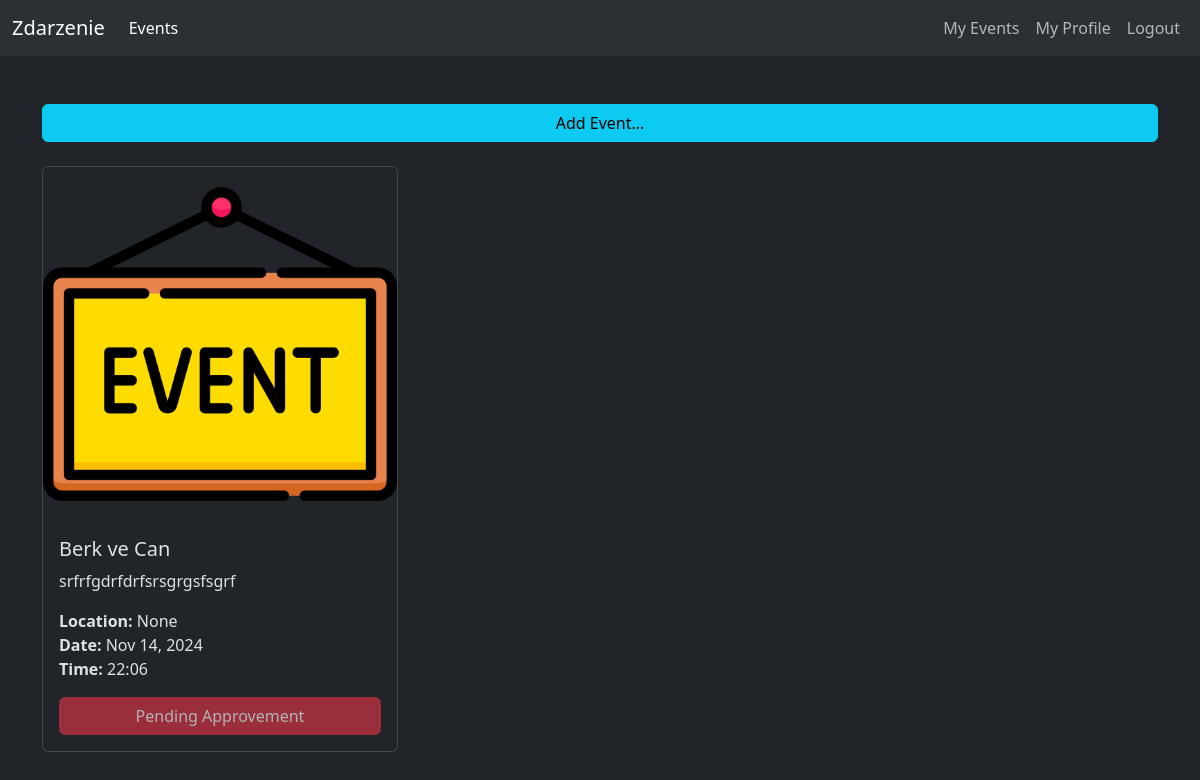
/events/my_events (signed in), run on an earlier commit of the app's database.
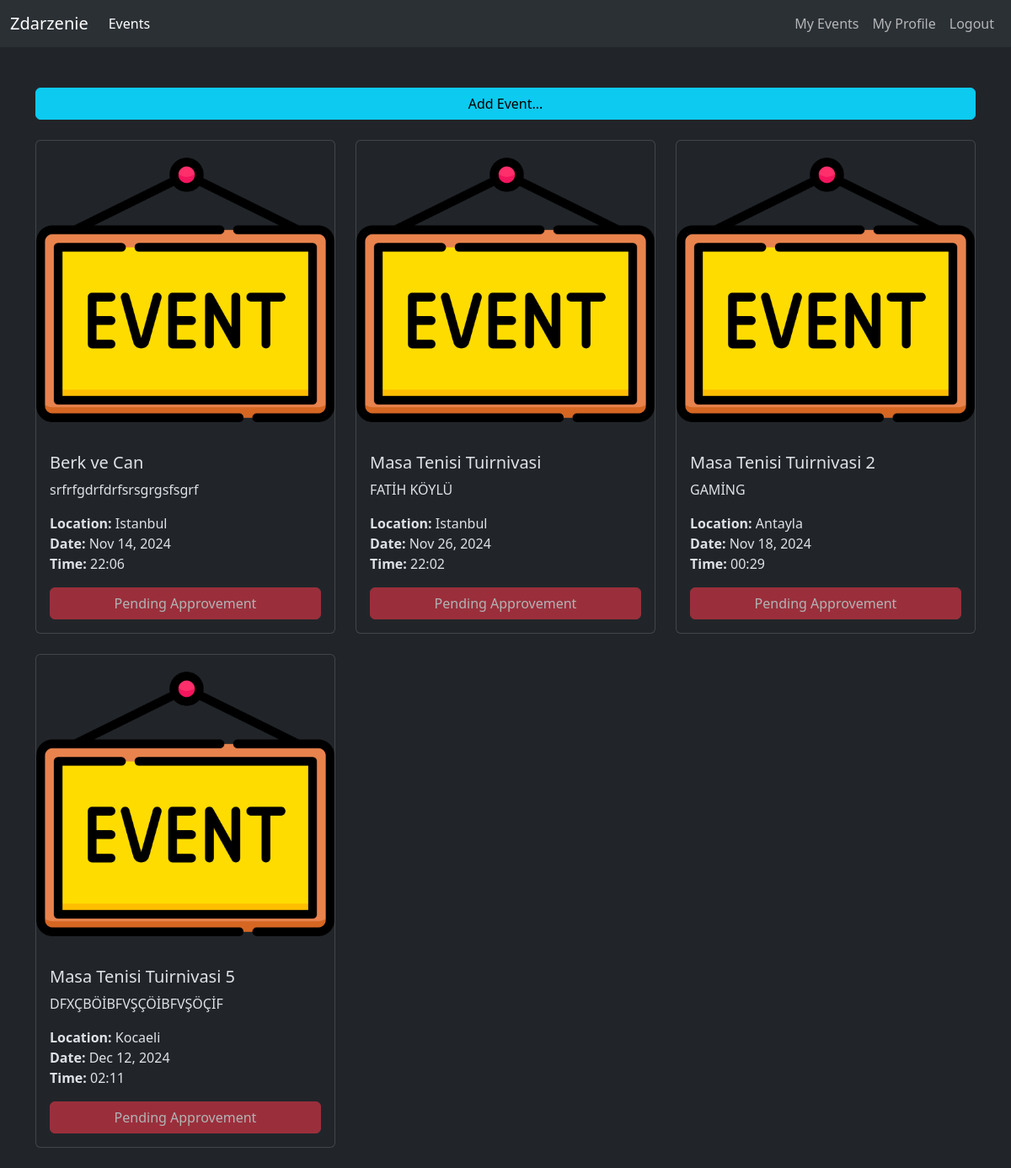
And on a later commit of the database.
### events/models.py (models this page shows, shortened)
class Event(models.Model):
    event_id = models.AutoField(primary_key=True)
    event_name = models.CharField(max_length=60,blank=True, null=True)
    event_description = models.TextField(blank=True, null=True)
    event_date = models.DateTimeField(blank=True, null=True)
    event_time = models.CharField(max_length=10,blank=True, null=True)
    event_duration = models.FloatField(max_length=10,blank=True, null=True)
    event_location = models.CharField(max_length=60,blank=True, null=True)
    event_category = models.CharField(max_length=60,blank=True, null=True)
    event_image = models.ImageField(upload_to='event_images', blank=True, null=True)
    event_is_approved = models.BooleanField(blank=True,null=True)
    event_owner = models.ForeignKey(User,on_delete=models.CASCADE)
    attendees = models.ManyToManyField(User, related_name='events', blank=True)

### events/views.py (the view)
# urls.py: path("my_events",views.my_events,name="my_events"),
def my_events(request):
    events = Event.objects.filter(event_owner=request.user)
    return render(request, 'events/my_events.html', {'events': events})

### templates/events/my_events.html
{% extends "utils/layout.html" %}
{% load static %}
{% block body %}
    <a href="{% url 'events:create_event'%}" class="btn btn-info mb-4 w-100">Add Event...</a>
    <div class="row">
        {% for event in events %}
            <div class="col-md-4 mb-4">
                <div class="card h-100">
                    {% if event.event_image %}
                    <img src="{% static 'img/event_img.png' %}" class="card-img-top" alt="{{ event.event_name }}">
                {% else %}
                    <img src="{% static 'event_images/select_image.png' %}" class="card-img-top" alt="Event Image">
                    {% endif %}
                    <div class="card-body d-flex flex-column">
                        <h5 class="card-title">{{ event.event_name }}</h5>
                        <p class="card-text">{{ event.event_description|truncatewords:20 }}</p>
                        <p class="card-text">
                            <strong>Location:</strong> {{ event.event_location }} <br>
                            <strong>Date:</strong> {{ event.event_date|date:"M d, Y" }} <br>
                            <strong>Time:</strong> {{ event.event_time }}
                        </p>
                        {% if event.event_is_approved %}
                        <div class="mt-auto">
                            <a href="{% url 'events:show_event' event.event_id %}" class="btn btn-primary">View Event</a>
                        </div>
                        {% else %}
                        <div class="mt-auto">
                            <a href="#" class="btn btn-danger w-100 disabled">Pending Approvement</a>
                        </div>
                        {% endif %}
                    </div>
                </div>
            </div>
        {% empty %}
            <p>No events available.</p>
        {% endfor %}
    </div>
{% endblock body %}

### templates/utils/layout.html (shortened to what this page needs)
<!DOCTYPE html>
<html lang="en">
<head>
    <link href="https://cdn.jsdelivr.net/npm/bootstrap@5.3.3/dist/css/bootstrap.min.css" rel="stylesheet">
</head>
<body data-bs-theme="dark" id="pageBody">
  <nav class="navbar navbar-expand-lg bg-body-tertiary">
    <div class="container-fluid">
      <a class="navbar-brand" href="{% url 'index' %}">Zdarzenie</a>
      <div class="collapse navbar-collapse d-flex justify-content-start" id="navbarText">
        <ul class="navbar-nav me-auto mb-2 mb-lg-0">
          <li class="nav-item">
            <a class="nav-link active" aria-current="page" href="{% url 'events:all_events' %}">Events</a>
          </li>
        </ul>
        <ul class="navbar-nav mb-2 mb-lg-0">
          {% if request.user.is_authenticated %}
            {% if request.user.is_superuser %}
            <li class="nav-item">
              <a class="nav-link" href="{% url 'administration:dashboard' %}">Dashboard</a>
            </li>
            <li class="nav-item">
              <a class="nav-link" href="{% url 'authentication:logout' %}">Logout</a>
            </li>
            {% else %}
            <li class="nav-item">
              <a class="nav-link" href="{% url 'events:my_events' %}">My Events</a>
            </li>
            <li class="nav-item">
              <a class="nav-link" href="{% url 'events:my_profile' %}">My Profile</a>
            </li>
            <li class="nav-item">
              <a class="nav-link" href="{% url 'authentication:logout' %}">Logout</a>
            </li>
            {% endif %}
          {% endif %}
        </ul>
      </div>
    </div>
  </nav>
  <div class="container">
    <br><br>
    {% block body %}
    {% endblock body %}
  </div>
</body>
</html>

What changed in the data, as far as the page shows it:
changed Event "Berk ve Can": event_location "None" → "Istanbul"
added Event: event_name "Masa Tenisi Tuirnivasi", event_description "FATİH KÖYLÜ", event_location "Istanbul", event_date "Nov 26, 2024", event_time "22:02", shows "Pending Approvement"
added Event: event_name "Masa Tenisi Tuirnivasi 2", event_description "GAMİNG", event_location "Antayla", event_date "Nov 18, 2024", event_time "00:29", shows "Pending Approvement"
added Event: event_name "Masa Tenisi Tuirnivasi 5", event_description "DFXÇBÖİBFVŞÇÖİBFVŞÖÇİF", event_location "Kocaeli", event_date "Dec 12, 2024", event_time "02:11", shows "Pending Approvement"
